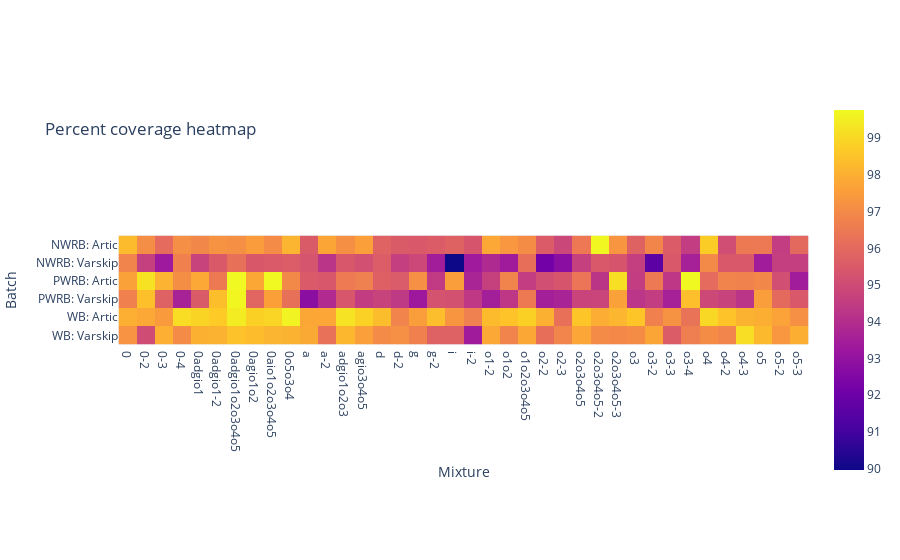

This figure's notebook cell:
### Code cell
fig1 = getHeatmap(df,"coverage", title="Percent coverage heatmap", labels={"y":"Batch","x":"Mixture"})
pio.write_image(fig1, outdir / "percent_coverage_heatmap.jpg", width=1400, height=500, scale=2)
fig1

### Figure 1 — Plotly figure (JSON) as saved in the notebook; plotly's stock layout.template omitted (floating-point values rounded to 4 significant figures; data arrays with more than 128 entries replaced by an {"elided": "..."} marker saying what was removed)
{"data": [{"coloraxis": "coloraxis", "hovertemplate": "Mixture: %{x}<br>Batch: %{y}<br>color: %{z}<extra></extra>", "name": "0", "type": "heatmap", "x": ["0", "0-2", "0-3", "0-4", "0adgio1", "0adgio1-2", "0adgio1o2o3o4o5", "0agio1o2", "0aio1o2o3o4o5", "0o5o3o4", "a", "a-2", "adgio1o2o3", "agio3o4o5", "d", "d-2", "g", "g-2", "i", "i-2", "o1-2", "o1o2", "o1o2o3o4o5", "o2-2", "o2-3", "o2o3o4o5", "o2o3o4o5-2", "o2o3o4o5-3", "o3", "o3-2", "o3-3", "o3-4", "o4", "o4-2", "o4-3", "o5", "o5-2", "o5-3"], "xaxis": "x", "y": ["NWRB: Artic", "NWRB: Varskip", "PWRB: Artic", "PWRB: Varskip", "WB: Artic", "WB: Varskip"], "yaxis": "y", "z": {"elided": "6x38 float values"}}], "layout": {"coloraxis": {"colorscale": [[0, "#0d0887"], [0.1111, "#46039f"], [0.2222, "#7201a8"], [0.3333, "#9c179e"], [0.4444, "#bd3786"], [0.5556, "#d8576b"], [0.6667, "#ed7953"], [0.7778, "#fb9f3a"], [0.8889, "#fdca26"], [1, "#f0f921"]]}, "title": {"text": "Percent coverage heatmap", "y": 0.78}, "xaxis": {"anchor": "y", "constrain": "domain", "domain": [0, 1], "scaleanchor": "y", "title": {"text": "Mixture"}}, "yaxis": {"anchor": "x", "autorange": "reversed", "constrain": "domain", "domain": [0, 1], "title": {"text": "Batch"}}}}
